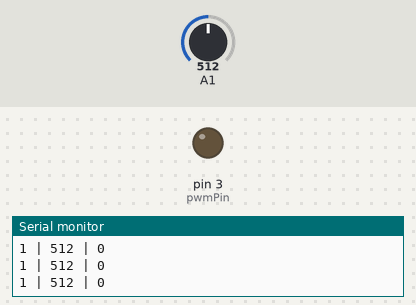
The sketch below on a simulated Arduino Uno, built with avr-gcc and run on an emulated ATmega328P. Shown: output pins drawn as LEDs (lit = HIGH), the last lines printed to the serial monitor. The inputs (shaded band) are chosen by the test bench; at power-on: A1 = 512.

Above: at 4.2 s.
4.3 s: A1 set to 991
7.3 s: A1 set to 1010
At 7.76 s:
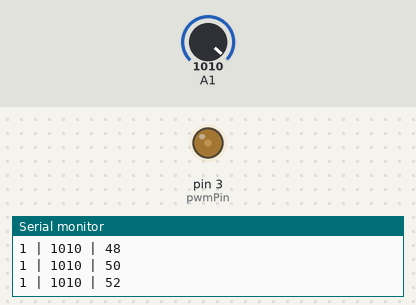
At 10.1 s:
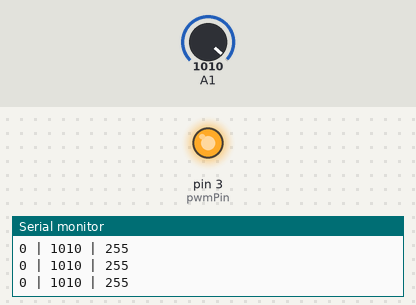
10.3 s: A1 set to 990
At 11.3 s:
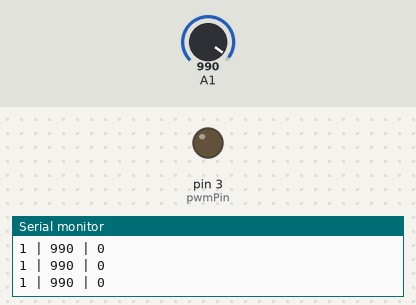
Timing chart, 0 to 13.3 s (numbered marks = the images above; inputs shaded):
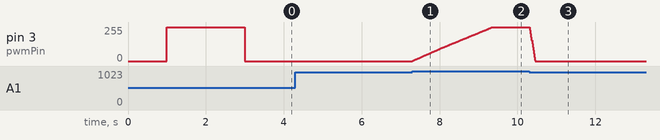

Measured:
- the behaviour switches between 999 and 1000 on A1 (found by bisection; images 0 and 1)
- after the input at 7.3 s, pin 3 (pwmPin): moves from 0/255 to 255/255 over 2.1 s, starting at once
- after the input at 10.3 s, pin 3 (pwmPin): moves from 255/255 to 0/255 over 0.15 s, starting at once

The sketch:

mzr_carodejnice.ino
```cpp
// pin for communication with m3 module
const int soundPin = 9;

// pin for driving LEDs
const int pwmPin = 3;

// fade step values
const int pwmStepDown = 2;
const int pwmStepUp = 25;

const int distanceLimit = 1000;

// pwm value
// reversed logic !!!
// 0 = full light
int pwmValue = 1;

// initial value for analog pin
int aValue = 1024;

// global state
// 0 witch is hidden sound is off
// 1 witch is shown sound is on
int globalState = 0;

// sound is playing ?
boolean sound = false;


void setup() {
  // put your setup code here, to run once:
  Serial.begin(9600);
  Serial.println(" Hello this is The Witch arduino");

  delay(1000);
  Serial.println("setting pwm output pin");
  pinMode(pwmPin, OUTPUT);
  analogWrite(pwmPin, 255);
  Serial.println("output pwm pins setup ok");

  delay(1000);
  Serial.println("setting sound output pin");
  pinMode(soundPin, LOW);
  Serial.println("sound pin setup ok");

  delay(1000);
  Serial.println("starting main loop");

}

void loop() {
  // put your main code here, to run repeatedly:
  aValue = analogRead(A1);

  if (aValue < distanceLimit) {
    pwmValue = constrain(pwmValue - pwmStepUp, 0, 255);
    sound = true;
  } else {
    pwmValue = constrain(pwmValue + pwmStepDown, 0, 255);
    if (pwmValue == 255) {
      sound = false;
    }
  }

  analogWrite(pwmPin, pwmValue);
  digitalWrite(soundPin, sound);

  Serial.print(sound);
  Serial.print(" | ");
  Serial.print(aValue);
  Serial.print(" | ");
  Serial.println(pwmValue);

  delay(10);
}
```
